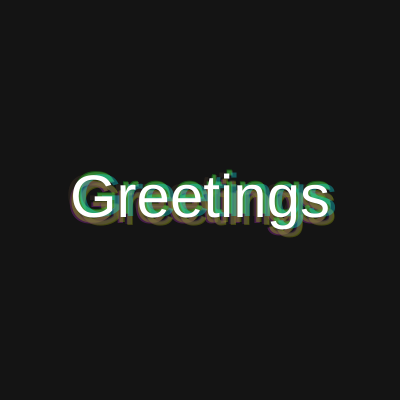
Frame 1 (no input)
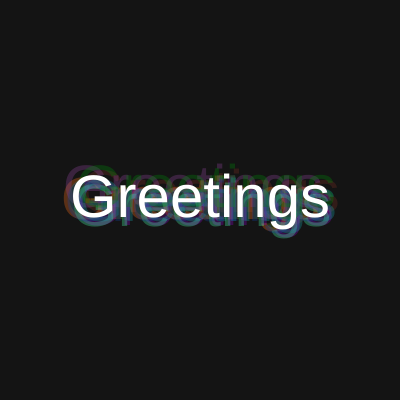
Frame 2 (the mouse pressed at the canvas centre, redrawn once)

The p5.js sketch that drew these frames (run headless with seeded random() and noise() and a simulated clock; the mouse was pressed at the canvas centre and the sketch redrawn once):

// p5.js sketch
// ── sketch.js
let word = "Greetings";

function setup() {
  createCanvas(400, 400);
  textAlign(CENTER, CENTER);
  textSize(60);
  noLoop(); // static effect
}

function draw() {
  background(20);

  // Draw multiple layers of the same text
  for (let i = 0; i < 10; i++) {
    fill(random(255), random(255), random(255), 80);
    
    // Slight random offset for glitch effect
    let xOffset = random(-10, 10);
    let yOffset = random(-10, 10);

    text(word, width / 2 + xOffset, height / 2 + yOffset);
  }

  // Main clean text on top
  fill(255);
  text(word, width / 2, height / 2);
}
